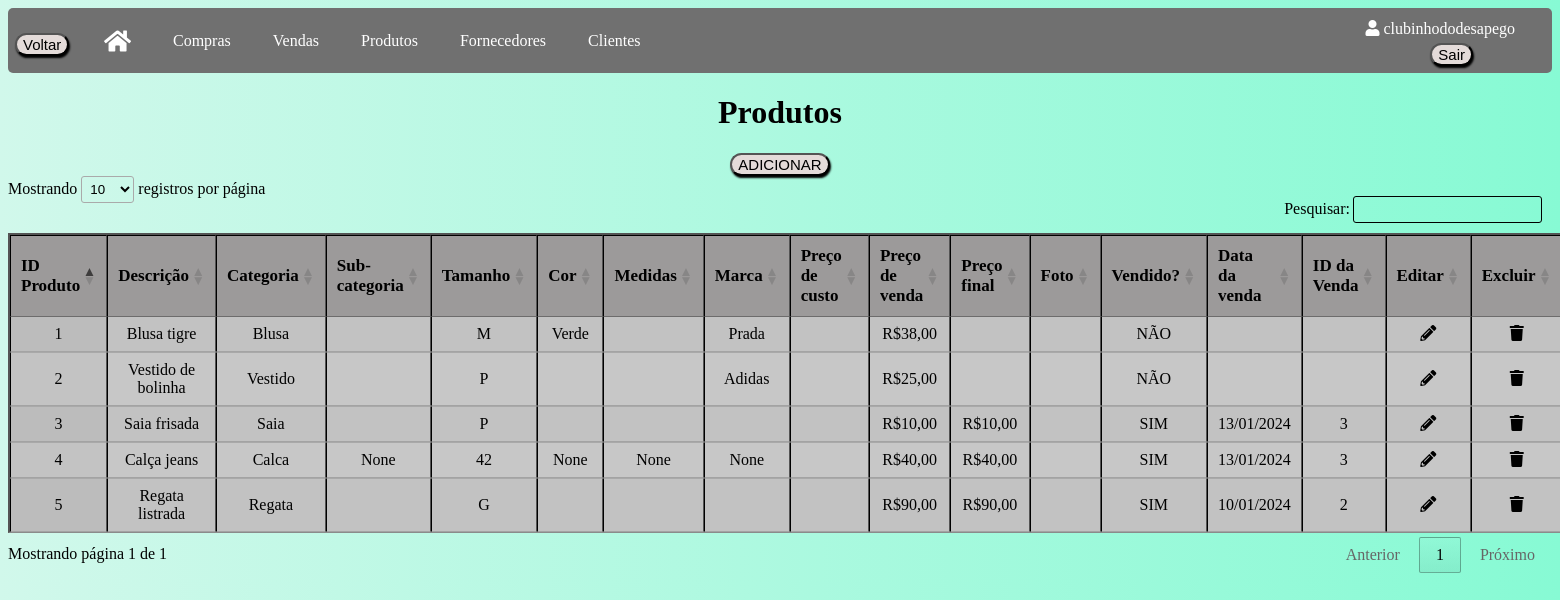
Page /produtos (signed in) on the committed database.
### app/models/tables.py (models this page shows, shortened)
class Usuario(db.Model, UserMixin):
    __tablename__ = "usuarios"
    id = db.Column(db.Integer, primary_key=True, autoincrement=True)
    nome_brecho = db.Column(db.String(100))
    email = db.Column(db.String(84), unique=True)
    usuario = db.Column(db.String(80), unique=True)
    senha = db.Column(db.String(128))
    clientes = db.relationship("Cliente", backref="usuario")
    produtos = db.relationship("Produto", backref="usuario")
    fornecedores = db.relationship("Fornecedor", backref="usuario")
    compras = db.relationship("Compra", backref="usuario")
    vendas = db.relationship("Venda", backref="usuario")

class Produto(db.Model):
    __tablename__ = "produtos"
    id = db.Column(db.Integer, primary_key=True, autoincrement=True)
    descricao = db.Column(db.String(120))
    categoria = db.Column(db.String(80))
    sub_categoria = db.Column(db.String(80))
    tamanho = db.Column(db.String(30))
    cor = db.Column(db.String(30))
    medidas = db.Column(db.Integer)
    marca = db.Column(db.String(80))
    preco_custo = db.Column(db.Float)
    preco_venda = db.Column(db.Float)
    preco_final = db.Column(db.Float)
    foto = db.Column(db.LargeBinary)
    vendido = db.Column(db.Boolean, default=False)
    dta_venda_produto = db.Column(db.Date)
    id_usuario = db.Column(db.Integer, db.ForeignKey('usuarios.id'))
    vendas = db.relationship('Venda', secondary=produtos_vendas, back_populates='produtos')

class Venda(db.Model):
    __tablename__ = "vendas"
    id = db.Column(db.Integer, primary_key=True, autoincrement=True)
    tipo_desconto = db.Column(db.String)
    desconto = db.Column(db.Integer)
    val_total = db.Column(db.Float)
    forma_pagamento = db.Column(db.String(50))
    tipo_venda = db.Column(db.String(10))
    dta_venda = db.Column(db.Date)
    id_usuario = db.Column(db.Integer, db.ForeignKey('usuarios.id'))
    nome_cliente = db.Column(db.String, db.ForeignKey('clientes.nome'))
    produtos = db.relationship('Produto', secondary=produtos_vendas, back_populates='vendas')

### app/default.py (the view)
@login_required
@app.route("/produtos", methods=['GET', 'POST'])
def produtos():
    produtos = Produto.query.filter_by(id_usuario=current_user.id).all()
    return render_template("produtos.html", produtos=produtos, format_currency=format_currency)

### app/default.py (called while the page is built)
@login_manager.user_loader
def load_user(id_usuario):
    return Usuario.query.get(int(id_usuario))

def format_currency(value):
    if value is not None:
        if isinstance(value, str):
            try:
                value = float(value.replace('R$', '').replace('.', '').replace(',', '.'))
            except ValueError:
                return None
        return f'R${value:,.2f}'.replace(',', ';').replace('.', ',').replace(';', '.')
    return None

### app/templates/produtos.html (shortened to what this page needs)
<!DOCTYPE html>
<html lang="en">
<head>
    <link rel="stylesheet" type="text/css" href="{{ url_for('static', filename='css/vendas.css') }}">
    <link rel="stylesheet" href="https://cdnjs.cloudflare.com/ajax/libs/font-awesome/5.15.3/css/all.min.css">
    <link rel="stylesheet" type="text/css" href="https://cdn.datatables.net/1.11.5/css/jquery.dataTables.min.css">
</head>
<body>
    <div class="usuario-logado"><i class="fas fa-user"></i> {{ current_user.usuario }}</div>
    <div class="logout">
        <form method="POST" action="{{ url_for('logout') }}">
            <button class="button" type="submit">Sair</button>
        </form>
    </div>
    <div class="navbar">
        <button onclick="window.history.back()" class="button button_voltar">Voltar</button>
        <a href="/home"><i class="fas fa-home icone-casa"></i></a>
        <a href="/compras">Compras</a>
        <a href="/vendas">Vendas</a>
        <a href="/produtos">Produtos</a>
        <a href="/fornecedores">Fornecedores</a>
        <a href="/clientes">Clientes</a>
    </div>
    <h1 class="titulo">Produtos</h1>
    <button class="button"><a href="produtoscadastro">ADICIONAR</a></button>
    <table id="tabelaProdutos" class="tabela display" border="2">
        <thead>
            <tr>
                <th>ID Produto</th>
                <th>Descrição</th>
                <th>Categoria</th>
                <th>Sub-categoria</th>
                <th>Tamanho</th>
                <th>Cor</th>
                <th>Medidas</th>
                <th>Marca</th>
                <th>Preço de custo</th>
                <th>Preço de venda</th>
                <th>Preço final</th>
                <th>Foto</th>
                <th>Vendido?</th>
                <th>Data da venda</th>
                <th>ID da Venda</th>
                <th>Editar</th>
                <th>Excluir</th>
            </tr>
        </thead>
        <tbody>
            {% for produto in produtos %}
            <tr>
                <td>{{ produto.id }}</td>
                <td>{{ produto.descricao }}</td>
                <td>{{ produto.categoria }}</td>
                <td>{{ produto.sub_categoria }}</td>
                <td>{{ produto.tamanho }}</td>
                <td>{{ produto.cor }}</td>
                <td>{{ produto.medidas }}</td>
                <td>{{ produto.marca }}</td>
                <td>
                </td>
                <td>
                    {% if produto.preco_venda is not none %}
                        {{ format_currency(produto.preco_venda) }}
                    {% endif %}
                </td>
                <td>
                    {% if produto.preco_final is not none %}
                        {{ format_currency(produto.preco_final) }}
                    {% endif %}
                </td>
                <td>
                </td>
                <td>
                    {% if produto.vendido %}
                        SIM
                    {% else %}
                        NÃO
                    {% endif %}
                </td>
                <td>
                    {% if produto.dta_venda_produto %}
                        {{ produto.dta_venda_produto.strftime("%d/%m/%Y") }}
                    {% endif %}
                </td>
                <td>
                    {% for venda in produto.vendas %}
                        {{ venda.id }}
                    {% endfor %}
                </td>
                <td>
                    <a href="/editarprodutos/{{ produto.id }}">
                    <div class="icon-container"><i class="fas fa-pencil-alt"></i></div>
                    </a>
                </td>
                <td>
                    <a href="/excluirprodutos/{{ produto.id }}" class="excluir-produto" data-id="{{ produto.id }}" data-confirm="Tem certeza de que deseja excluir este produto?">
                        <div class="icon-container"><i class="fas fa-trash"></i></div>
                    </a>
                </td>
            </tr>
            {% endfor %}
        </tbody>
    </table>
</body>
</html>

### app/static/css/vendas.css (style rules this page uses)
body { background: linear-gradient(to right, #d1f8eb, #87fad4); }
.usuario-logado { position: absolute; top: 20px; right: 45px; color: white; }
.logout { position: absolute; top: 43px; right: 87px; }
.button_voltar { position: absolute; top: 33px; left: 15px; }
.button { margin-bottom: 20px; font-size: 15px; margin-bottom: 13px; display: block; margin: 0 auto; background-color: #e4dbd9; cursor: pointer; transition: background-color 0.3s ease; border-radius: 20px; box-shadow: 1px 2px 2px black; }
.navbar { overflow: hidden; background-color: #707070; height: 65px; border-radius: 5px; }
.navbar a { float: left; display: flex; align-items: center; color: white; text-align: center; padding: 0px 16px; text-decoration: none; height: 100%; margin-left: 80px; margin-right: -70px; }
.icone-casa { font-size: 24px; }
.titulo { text-align: center; }
.tabela { border-collapse: collapse; width: 100%; text-align: center; background-color: #c7c7c7; margin-top: 50px; border-color: black; }
th { font-size: 17px; background-color: #9c9a9a; }
a { text-decoration: none; color: #000; }

### rows in the picture
Usuario: usuario "clubinhododesapego"
Produto: id "1", descricao "Blusa tigre", categoria "Blusa", tamanho "M", cor "Verde", marca "Prada", preco_venda "R$38,00", vendido "NÃO"
Produto: id "2", descricao "Vestido de bolinha", categoria "Vestido", tamanho "P", marca "Adidas", preco_venda "R$25,00", vendido "NÃO"
Produto: id "3", descricao "Saia frisada", categoria "Saia", tamanho "P", preco_venda "R$10,00", preco_final "R$10,00", vendido "SIM", dta_venda_produto "13/01/2024"
Venda: id "3"
Produto: id "4", descricao "Calça jeans", categoria "Calca", sub_categoria "None", tamanho "42", cor "None", medidas "None", marca "None", preco_venda "R$40,00", preco_final "R$40,00", vendido "SIM", dta_venda_produto "13/01/2024"
Produto: id "5", descricao "Regata listrada", categoria "Regata", tamanho "G", preco_venda "R$90,00", preco_final "R$90,00", vendido "SIM", dta_venda_produto "10/01/2024"
Venda: id "2"
